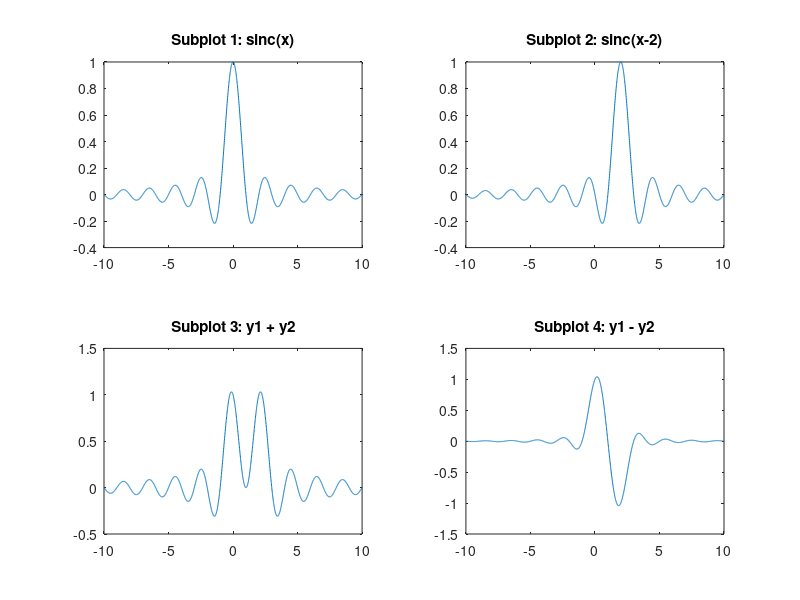

The MATLAB script that drew this image: (Note: this script raises an error after producing the figure.)
x1 = [1,2,3,4];
x2 = [3,4,5,6] %no semicolon

x3 = [x1 x2];
x4 = [x1; x2];

length(x3)
size(x4)

x5 = 5*x4

%%
clear;
clc;
close all;

f = 5;
t = 1:0.01:2;
x = 3*cos(2*pi*f*t);

fy = 4;
ty = 1:0.01:2;
y = 2*sin(2*pi*fy*ty);

plot(t, x, t, y);
xlabel('Time');
ylabel('Amplitude');

%%
clear; clc; close all;
x = -10:0.01:10;

subplot(2,2,1)
y1 = sinc(x);
plot(x,y1)
title('Subplot 1: sinc(x)')

subplot(2,2,2)
y2 = sinc(x-2);
plot(x,y2)
title('Subplot 2: sinc(x-2)')

subplot(2,2,3)
sum = y1 + y2;
plot(x,sum)
title('Subplot 3: y1 + y2')

subplot(2,2,4)
difference = y1 - y2;
plot(x,difference)
title('Subplot 4: y1 - y2')

%%
clear; clc; close all;
sum = 0;
for index = 1:100
   sum = sum + index;
end
disp(sum);

%%
clear; clc; close all;
for c = 1:100
    if mod(c,5) == 0 && mod(c,3) == 0
        disp("FizzBuzz");
    elseif mod(c,5) == 0
        disp("Buzz");
    elseif mod(c,3) == 0
        disp("Fizz");
    else
        disp(c);
    end
end

%%
clear; clc; close all;

x = 1:1:100;
[evens,odds] = lab1_even_odd(x)


%%
clear; clc; close all;

Fs = 1000;
ts = 1/Fs;
t = 0:ts:10;
x1 = cos(2*pi*100*t);
x2 = cos(2*pi*200*t);
x = x1+x2;
X = fft(x);
shift = fftshift(X);
freqaxis = Fs*(linspace(-0.5,0.5,length(x)));
plot(freqaxis, abs(shift));
xlabel('Frequency');
ylabel('Amplitude');

%%
clear; clc; close all;

[y, Fs] = audioread('goat.wav');
sound(y,Fs); % listen to the audio

%%
clear; clc; close all;

[y, Fs] = audioread('goat.wav');
sound(y,Fs); % listen to the audio
Y = fft(y);
shift = fftshift(Y);
freqaxis = Fs*(linspace(-0.5,0.5,length(y)));
plot(freqaxis, abs(shift));
xlabel('Frequency');
ylabel('Amplitude');

%%
function [evens, odds] = lab1_even_odd(x)
    evens = x(mod(x,2)==0);
    odds = x(mod(x,2)==1);
end